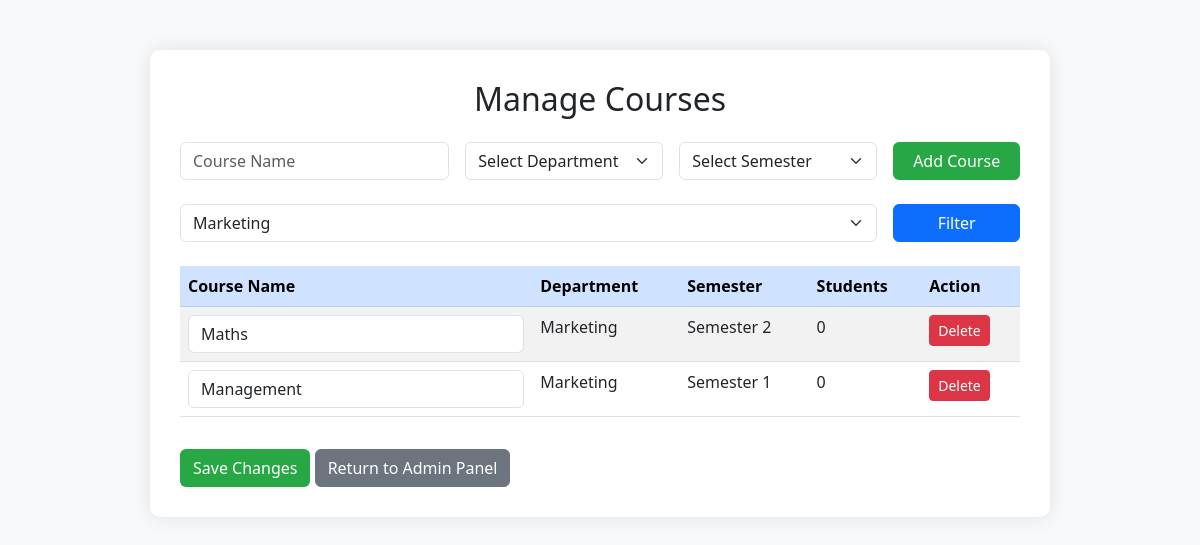
The app's page /manage_courses.php?department=Marketing (signed in) with its own data.
### tables this page shows
CREATE TABLE `courses` (
  `course_id` int(11) NOT NULL,
  `course_name` varchar(100) NOT NULL,
  `department` varchar(100) NOT NULL,
  `semester` varchar(50) NOT NULL DEFAULT 'Semester 1'
);

### manage_courses.php (the view, shortened to what this page needs)
<?php
include 'db.php';
$dept_result = $conn->query("SELECT dept_name FROM departments");
$database_departments = [];
while ($row = $dept_result->fetch_assoc()) {
    $database_departments[] = $row['dept_name'];
}
$hardcoded_departments = [
    'Computer Science',
    'Accounting',
    'Marketing',
    'PE',
    'nursing',
    'pharmacist'
];
$all_departments = array_unique(array_merge($database_departments, $hardcoded_departments));
sort($all_departments);
$departmentFilter = $_GET['department'] ?? '';
$courses = [];
if ($departmentFilter) {
    $stmt = $conn->prepare("
        SELECT c.course_id, c.course_name, c.department, c.semester, COUNT(r.id) as student_count
        FROM courses c
        LEFT JOIN registrations r ON c.course_id = r.course_id
        WHERE c.department = ?
        GROUP BY c.course_id, c.course_name, c.department, c.semester
    ");
    $stmt->bind_param("s", $departmentFilter);
    $stmt->execute();
    $courses = $stmt->get_result();
}
?>
<!DOCTYPE html>
<html lang="en">
<head>
    <link href="https://cdn.jsdelivr.net/npm/bootstrap@5.3.0/dist/css/bootstrap.min.css" rel="stylesheet">
</head>
<body>
    <div class="management-container">
        <h2 class="text-center mb-4">Manage Courses</h2>
        <form method="post" class="mb-4">
            <div class="row g-3">
                <div class="col-md-4">
                    <input type="text" name="course_name" class="form-control" placeholder="Course Name" required>
                </div>
                <div class="col-md-3">
                    <select name="department" class="form-select" required>
                        <option value="">Select Department</option>
                    </select>
                </div>
                <div class="col-md-3">
                    <select name="semester" class="form-select" required>
                        <option value="">Select Semester</option>
                    </select>
                </div>
                <div class="col-md-2">
                    <button type="submit" name="add_course" class="btn btn-custom w-100">Add Course</button>
                </div>
            </div>
        </form>
        <form method="get" class="mb-4">
            <div class="row g-3">
                <div class="col-md-10">
                    <select name="department" class="form-select">
                        <?php foreach ($all_departments as $dept): ?>
                            <option value="<?php echo htmlspecialchars($dept); ?>" <?php echo $departmentFilter == $dept ? 'selected' : ''; ?>><?php echo htmlspecialchars($dept); ?></option>
                        <?php endforeach; ?>
                    </select>
                </div>
                <div class="col-md-2">
                    <button type="submit" class="btn btn-primary w-100">Filter</button>
                </div>
            </div>
        </form>
        <?php if ($courses && $courses->num_rows > 0): ?>
            <form method="post" action="update_courses.php">
                <table class="table table-striped table-hover">
                    <thead class="table-primary">
                        <tr>
                            <th>Course Name</th>
                            <th>Department</th>
                            <th>Semester</th>
                            <th>Students</th>
                            <th>Action</th>
                        </tr>
                    </thead>
                    <tbody>
                        <?php while ($row = $courses->fetch_assoc()): ?>
                            <tr>
                                <td><input type="text" name="course_name[<?php echo $row['course_id']; ?>]" class="form-control" value="<?php echo htmlspecialchars($row['course_name']); ?>"></td>
                                <td><?php echo htmlspecialchars($row['department']); ?></td>
                                <td><?php echo htmlspecialchars($row['semester']); ?></td>
                                <td><?php echo $row['student_count']; ?></td>
                                <td>
                                    <a href="delete_course.php?id=<?php echo $row['course_id']; ?>" class="btn btn-danger btn-sm" onclick="return confirm('Delete this course?')">Delete</a>
                                </td>
                            </tr>
                        <?php endwhile; ?>
                    </tbody>
                </table>
                <button type="submit" class="btn btn-custom mt-3">Save Changes</button>
                <a href="admin.php" class="btn btn-secondary mt-3">Return to Admin Panel</a>
            </form>
        <?php else: ?>
            <p class="text-center text-muted">No courses found.</p>
            <a href="admin.php" class="btn btn-secondary">Return to Admin Panel</a>
        <?php endif; ?>
    </div>
</body>
</html>

### manage_courses.php (style rules this page uses)
body { background: #f8f9fa; }
.management-container { max-width: 900px; margin: 50px auto; padding: 30px; background: white; border-radius: 10px; box-shadow: 0 0 20px rgba(0, 0, 0, 0.1); }
.btn-custom { background-color: #28a745; color: white; }
.btn-danger { background-color: #dc3545; }

### records on screen
courses: course_name "Maths", department "Marketing", semester "Semester 2", student_count "0"
courses: course_name "Management", department "Marketing", semester "Semester 1", student_count "0"

### other values on screen
form field department "Marketing"
